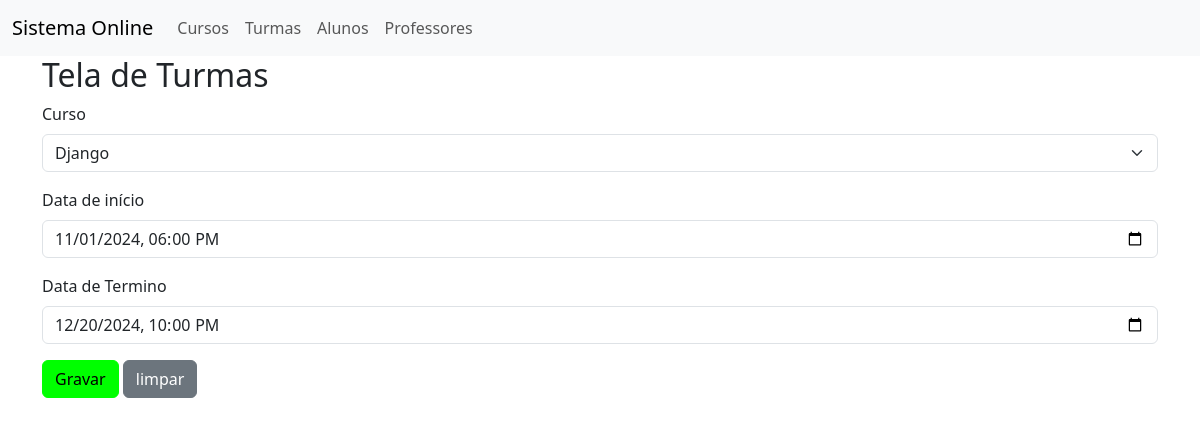
The page /alterarturma/1 on the database as committed earlier.
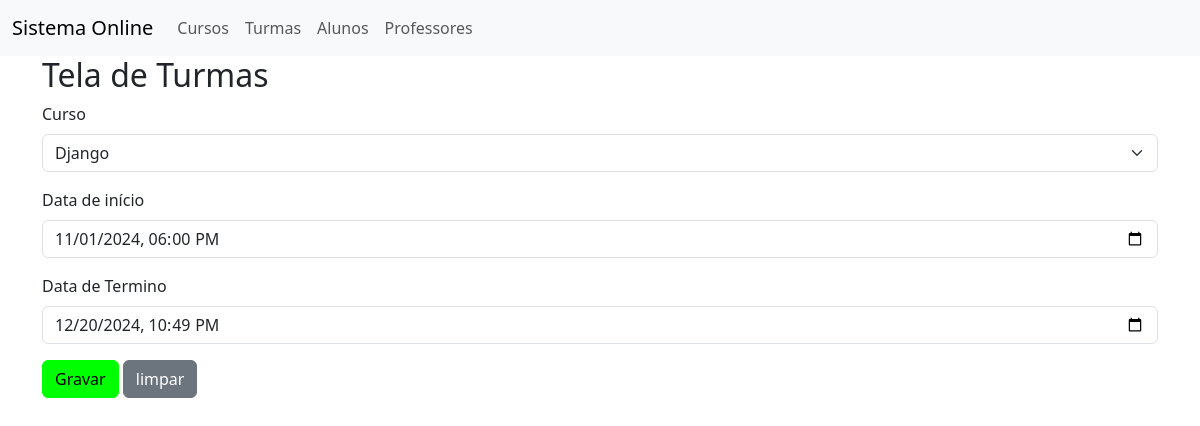
The same page on the database as committed later.
### cadastro/models.py (models this page shows, shortened)
class Turma(models.Model):
    curso = models.ForeignKey(Curso, on_delete=models.DO_NOTHING)
    dataInicio = models.DateTimeField()
    dataTermino = models.DateTimeField()

### cadastro/views.py (the view, shortened to what this page needs)
# urls.py: path('alterarturma/<int:codigo>', views.alterarturma, name='alterarturma'),
def alterarturma(request, codigo):
    t = Turma.objects.get(id=codigo)
    form = TurmaForm(instance=t)
    return render(request, 'form_turma.html', {'formulario': form})

### cadastro/forms.py
class TurmaForm(ModelForm):
    class Meta:
        model = Turma
        fields = '__all__'
    dataInicio = forms.DateTimeField(
        label ='Data de início', widget=forms.DateTimeInput(
            format='%Y-%m-%d %H:%M:%S', attrs={ 'type': 'datetime-local'  }
        ), input_formats=('%Y-%m-%d %H:%M:%S')
    )
    dataTermino = forms.DateTimeField(
        label ='Data de Termino', widget=forms.DateTimeInput(
            format='%Y-%m-%d %H:%M:%S', attrs={ 'type': 'datetime-local'  }
        ), input_formats=('%Y-%m-%d %H:%M:%S')
    )

### cadastro/models.py (called while the page is built)
    def __str__(self):
        return self.nome

### cadastro/templates/form_turma.html (shortened to what this page needs)
{% extends 'base.html' %}
{% load django_bootstrap5 %}
{% block content %}
     <h2>Tela de Turmas</h2>
    <form method="post">
        {% bootstrap_form formulario %}
        <input type="submit" class="btn btn-primary" value="Gravar" />
        <input type="reset" class="btn btn-secondary" value="limpar" />
    </form>
{% endblock %}

Rows that differ between the two databases and show on the page:
changed Turma "Django": dataTermino "12/20/2024 22:00" → "12/20/2024 22:49"
